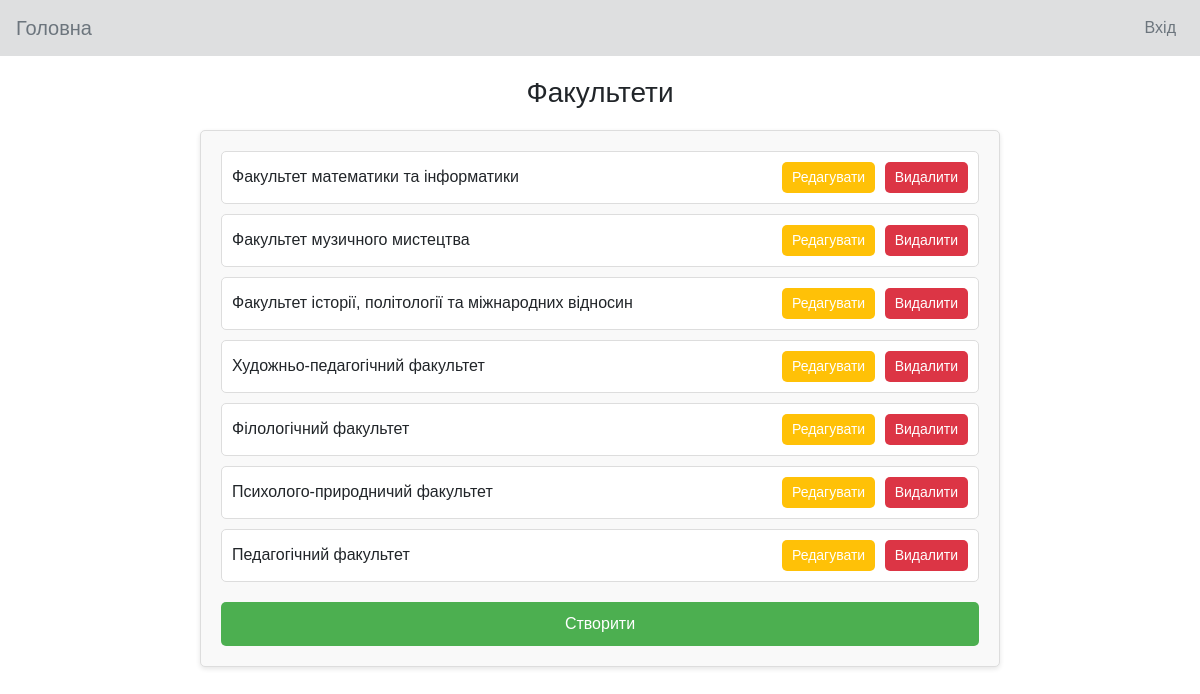
/control/facultys-list, run on the app's committed database.
### control/models.py (models this page shows)
class Facultys (models.Model):
    title=models.CharField('Назва', max_length=150)
    adres=models.CharField('Адреса факультету', max_length=150)
    dean=models.CharField('Декан факультету', max_length=50)
    def __str__(self):
        return self.title

### control/views.py (the view)
# urls.py: path('facultys-list', FacultysList.as_view(), name='facultys_list'),
class  FacultysList ( ListView ):
    model = Facultys
    template_name = "control/faculty_list.html"
    context_object_name = "facultys"

### control/templates/control/faculty_list.html (shortened to what this page needs)
{% extends "main/index.html" %}
{% block content %}
    <main>
        <h1>Факультети</h1>
        <div class="rozklad-container">
            <ul>
                {% for faculty in facultys %}
                    <li>
                        <span>{{ faculty }}</span>
                        <div>
                            <a href="{% url 'facultys_update' faculty.id %}">
                                <button class="edit">Редагувати</button>
                            </a>
                            <a href="{% url 'delete_facultys' faculty.id %}">
                                <button class="delete">Видалити</button>
                            </a>
                        </div>
                    </li>
                {% endfor %}
            </ul>
            <a href="{% url 'facultys_create' %}" class="create-button">Створити</a>
        </div>
    </main>
{% endblock content %}

### control/templates/control/faculty_list.html (style rules this page uses)
body { font-family: Arial, sans-serif; margin: 0; padding: 0; }
main { padding: 20px; }
h1 { font-size: 28px; text-align: center; margin-bottom: 20px; }
.rozklad-container { max-width: 800px; margin: 0 auto; background-color: #f9f9f9; padding: 20px; border: 1px solid #ddd; border-radius: 5px; box-shadow: 0 2px 5px rgba(0, 0, 0, 0.1); }
.rozklad-container ul { list-style: none; padding: 0; }
.rozklad-container li { display: flex; justify-content: space-between; align-items: center; margin-bottom: 10px; padding: 10px; border: 1px solid #ddd; border-radius: 5px; background-color: #fff; }
.rozklad-container li span { font-size: 16px; }
.rozklad-container button { padding: 5px 10px; border: none; border-radius: 5px; cursor: pointer; font-size: 14px; }
.rozklad-container .edit { background-color: #ffc107; color: #fff; margin-right: 5px; }
.rozklad-container .delete { background-color: #dc3545; color: #fff; }
.create-button { display: block; width: 100%; text-align: center; margin: 20px auto 0; padding: 10px; background-color: #4CAF50; color: white; text-decoration: none; border-radius: 5px; font-size: 16px; }
a { text-decoration: none; color: inherit; }

### data on the page
Facultys: title "Факультет математики та інформатики"
Facultys: title "Факультет музичного мистецтва"
Facultys: title "Факультет історії, політології та міжнародних відносин"
Facultys: title "Художньо-педагогічний факультет"
Facultys: title "Філологічний факультет"
Facultys: title "Психолого-природничий факультет"
Facultys: title "Педагогічний факультет"
